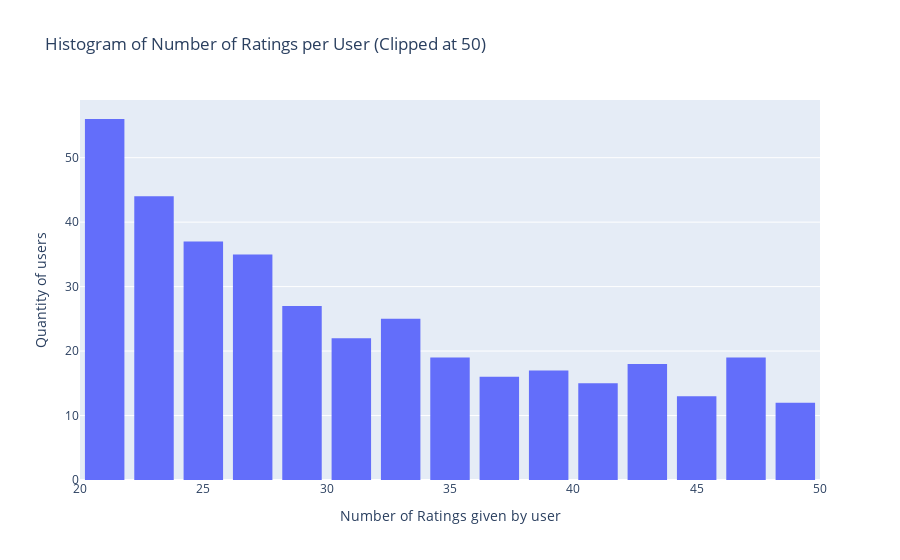

Notebook code for this chart:
### Markdown cell above
### Histogram of Number of Ratings Per User

### Code cell
df = data.groupby('user id')['rating'].count().clip(upper=50) # number of ratings which one user gave

# Create trace
trace = go.Histogram(x = df.values,
                     name = 'Ratings',
                     xbins = dict(start = 0,
                                  end = 50,
                                  size = 2))
# Create layout
layout = go.Layout(title = 'Histogram of Number of Ratings per User (Clipped at 50)',
                   xaxis = dict(title = 'Number of Ratings given by user'),
                   yaxis = dict(title = 'Quantity of users'),
                   bargap = 0.2)

# Create plot
fig = go.Figure(data=[trace], layout=layout)
iplot(fig,show_link = True)

### Figure 1 — Plotly figure (JSON) as saved in the notebook; plotly's stock layout.template omitted (floating-point values rounded to 4 significant figures; data arrays with more than 128 entries replaced by an {"elided": "..."} marker saying what was removed)
{"data": [{"name": "Ratings", "type": "histogram", "x": {"elided": "943 int values"}, "xbins": {"end": 50, "size": 2, "start": 0}}], "layout": {"bargap": 0.2, "title": {"text": "Histogram of Number of Ratings per User (Clipped at 50)"}, "xaxis": {"title": {"text": "Number of Ratings given by user"}}, "yaxis": {"title": {"text": "Quantity of users"}}}}
